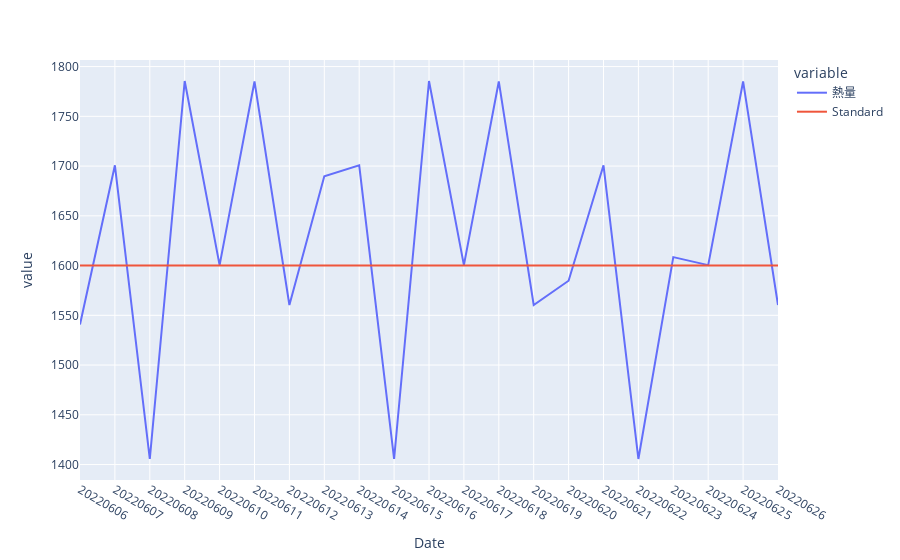

The code cell stored with this chart in its notebook:
### Code cell
plot = px.line(Record_Week_df, x = 'Date', 
               y = ['熱量', 'Standard'], ) 
# plot = px.line(Record_Week_df, x = 'Date', 
#                y = 'Standard', ) 
plot.show()

### Figure 1 — Plotly figure (JSON) as saved in the notebook; plotly's stock layout.template omitted (floating-point values rounded to 4 significant figures)
{"data": [{"hovertemplate": "variable=熱量<br>Date=%{x}<br>value=%{y}<extra></extra>", "legendgroup": "熱量", "line": {"color": "#636efa", "dash": "solid"}, "mode": "lines", "name": "熱量", "orientation": "v", "showlegend": true, "type": "scatter", "x": ["20220606", "20220607", "20220608", "20220609", "20220610", "20220611", "20220612", "20220613", "20220614", "20220615", "20220616", "20220617", "20220618", "20220619", "20220620", "20220621", "20220622", "20220623", "20220624", "20220625", "20220626"], "xaxis": "x", "y": [1541.0, 1701.0, 1406.0, 1786.0, 1600.0, 1785.0, 1560.0, 1690.0, 1701.0, 1406.0, 1786.0, 1600.0, 1785.0, 1560.0, 1585.0, 1701.0, 1406.0, 1609.0, 1600.0, 1785.0, 1560.0], "yaxis": "y"}, {"hovertemplate": "variable=Standard<br>Date=%{x}<br>value=%{y}<extra></extra>", "legendgroup": "Standard", "line": {"color": "#EF553B", "dash": "solid"}, "mode": "lines", "name": "Standard", "orientation": "v", "showlegend": true, "type": "scatter", "x": ["20220606", "20220607", "20220608", "20220609", "20220610", "20220611", "20220612", "20220613", "20220614", "20220615", "20220616", "20220617", "20220618", "20220619", "20220620", "20220621", "20220622", "20220623", "20220624", "20220625", "20220626"], "xaxis": "x", "y": [1600, 1600, 1600, 1600, 1600, 1600, 1600, 1600, 1600, 1600, 1600, 1600, 1600, 1600, 1600, 1600, 1600, 1600, 1600, 1600, 1600], "yaxis": "y"}], "layout": {"legend": {"title": {"text": "variable"}, "tracegroupgap": 0}, "margin": {"t": 60}, "xaxis": {"anchor": "y", "domain": [0, 1], "title": {"text": "Date"}}, "yaxis": {"anchor": "x", "domain": [0, 1], "title": {"text": "value"}}}}
